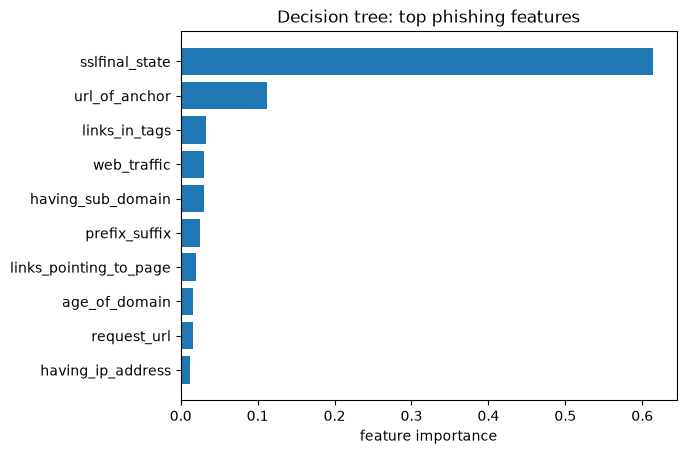

Write Python code to recreate this figure.
import matplotlib.pyplot as plt
import numpy as np
from pathlib import Path
from sklearn.model_selection import train_test_split
from sklearn.tree import DecisionTreeClassifier
from sklearn.metrics import accuracy_score
from ucimlrepo import fetch_ucirepo

phishing = fetch_ucirepo(id=327)
X = phishing.data.features
y = phishing.data.targets.squeeze()

X_train, X_test, y_train, y_test = train_test_split(
    X, y, test_size=0.2, random_state=42
)

tree = DecisionTreeClassifier(random_state=42)
tree.fit(X_train, y_train)

print(accuracy_score(y_test, tree.predict(X_test)))

# Feature importances: which attributes the tree splits on most often
feature_names = np.array(phishing.data.features.columns)
importances = tree.feature_importances_
top_idx = np.argsort(importances)[-10:][::-1]

plt.barh(feature_names[top_idx][::-1], importances[top_idx][::-1])
plt.xlabel("feature importance")
plt.title("Decision tree: top phishing features")
out = Path(__file__).resolve().parent / "DecisionTreePhishing.png"
plt.savefig(out, bbox_inches="tight")
plt.close()
print(f"Saved {out}")
